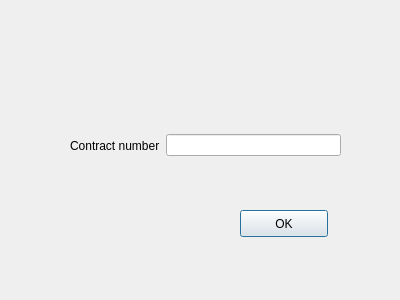
<?xml version="1.0" encoding="UTF-8"?>
<ui version="4.0">
 <class>correctcontract</class>
 <widget class="QDialog" name="correctcontract">
  <property name="geometry">
   <rect>
    <x>0</x>
    <y>0</y>
    <width>400</width>
    <height>300</height>
   </rect>
  </property>
  <property name="windowTitle">
   <string>Dialog</string>
  </property>
  <widget class="QPushButton" name="pushButton">
   <property name="geometry">
    <rect>
     <x>240</x>
     <y>210</y>
     <width>88</width>
     <height>27</height>
    </rect>
   </property>
   <property name="text">
    <string>OK</string>
   </property>
  </widget>
  <widget class="QWidget" name="horizontalLayoutWidget">
   <property name="geometry">
    <rect>
     <x>70</x>
     <y>120</y>
     <width>271</width>
     <height>51</height>
    </rect>
   </property>
   <layout class="QHBoxLayout" name="horizontalLayout">
    <item>
     <widget class="QLabel" name="label">
      <property name="text">
       <string>Contract number</string>
      </property>
     </widget>
    </item>
    <item>
     <widget class="QLineEdit" name="lineEdit"/>
    </item>
   </layout>
  </widget>
 </widget>
 <resources/>
 <connections/>
</ui>
